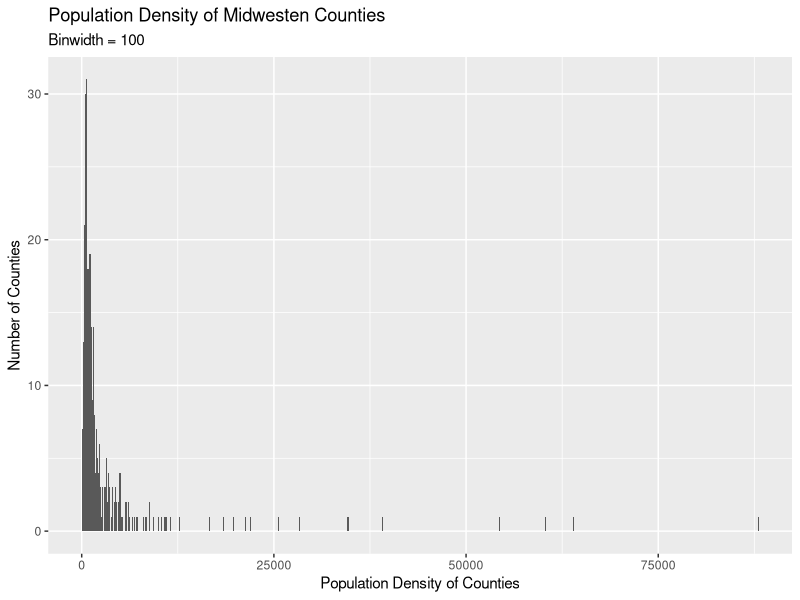
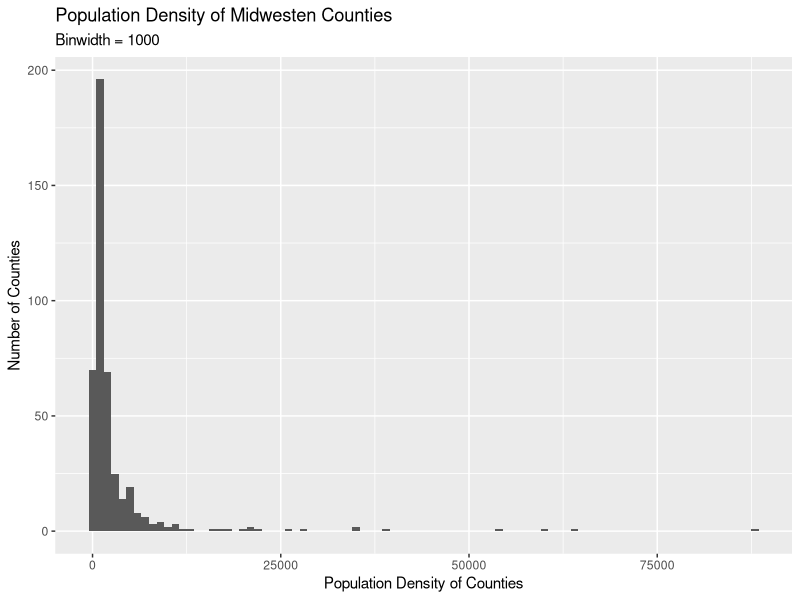
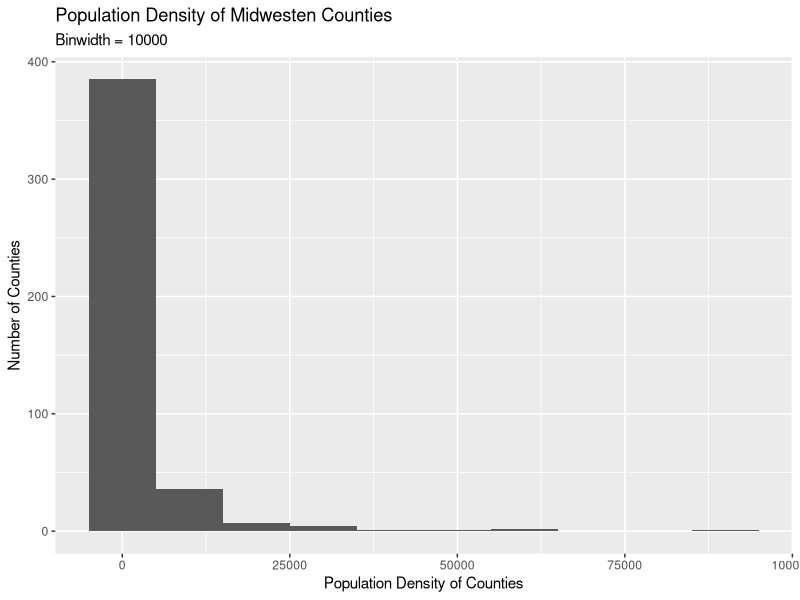
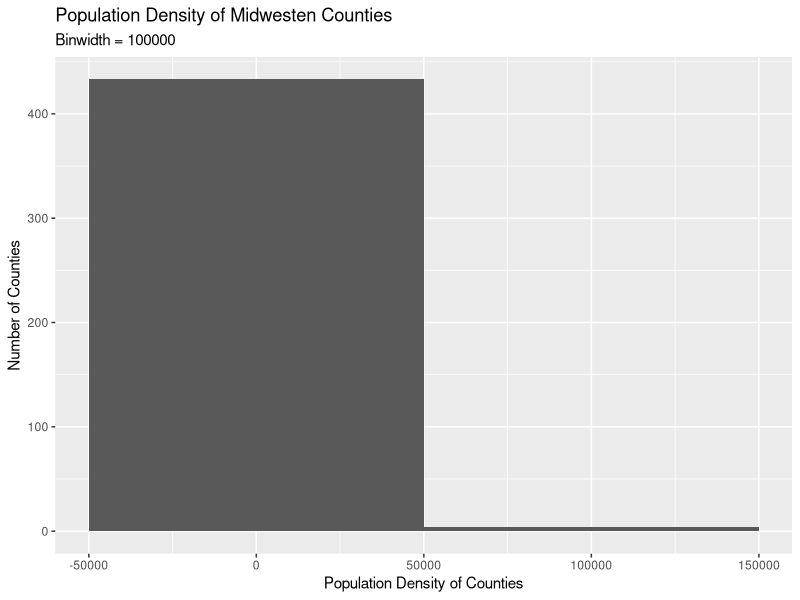
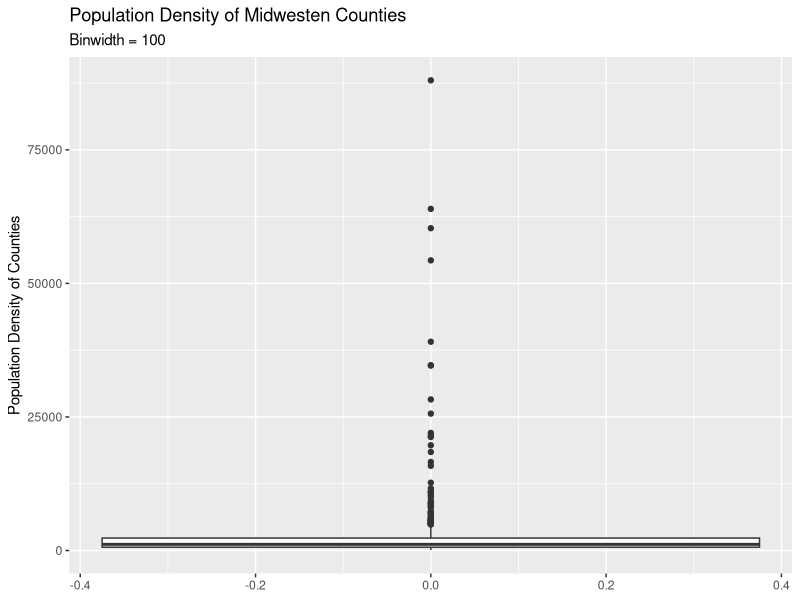
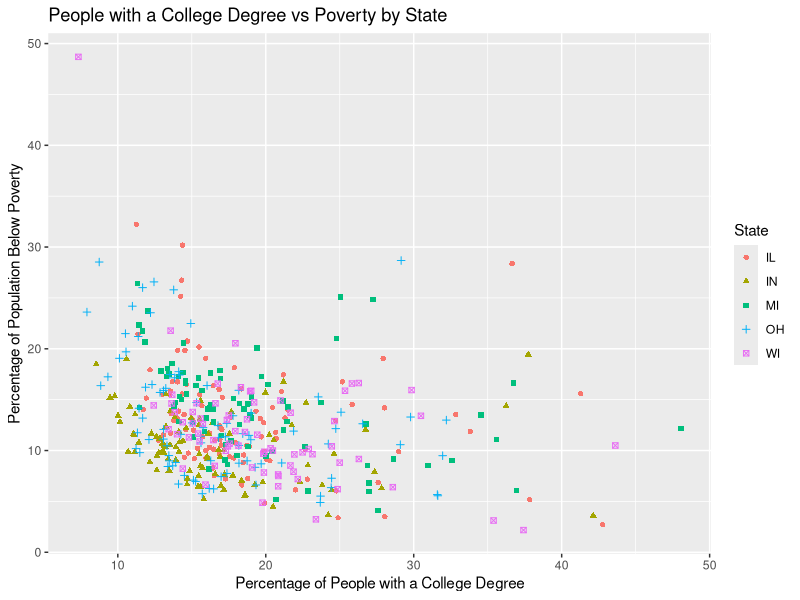
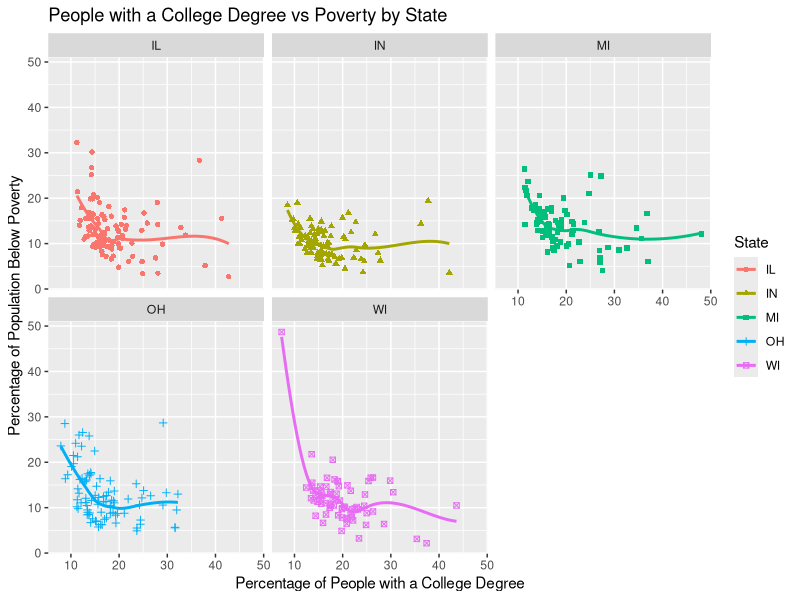

Reproduce these figures in R, in order.
## ---- chunk 1
library(tidyverse)
## ---- chunk 2
ggplot(midwest, aes(x = popdensity)) +
  geom_histogram(binwidth = 100) +
  labs(
    x = "Population Density of Counties",
    y = "Number of Counties", 
    title = "Population Density of Midwesten Counties",
    subtitle = "Binwidth = 100"
  ) 
## ---- chunk 3
ggplot(midwest, aes(x = popdensity)) +
  geom_histogram(binwidth = 1000) +
  labs(
    x = "Population Density of Counties",
    y = "Number of Counties", 
    title = "Population Density of Midwesten Counties",
    subtitle = "Binwidth = 1000"
  ) 
## ---- chunk 4
ggplot(midwest, aes(x = popdensity)) +
  geom_histogram(binwidth = 10000) +
  labs(
    x = "Population Density of Counties",
    y = "Number of Counties", 
    title = "Population Density of Midwesten Counties",
    subtitle = "Binwidth = 10000"
  ) 

## ---- chunk 5
ggplot(midwest, aes(x = popdensity)) +
  geom_histogram(binwidth = 100000) +
  labs(
    x = "Population Density of Counties",
    y = "Number of Counties", 
    title = "Population Density of Midwesten Counties",
    subtitle = "Binwidth = 100000"
  ) 
## ---- chunk 6
ggplot(midwest, aes(y = popdensity)) +
  geom_boxplot() +
  labs(
      y = "Population Density of Counties", 
    title = "Population Density of Midwesten Counties",
    subtitle = "Binwidth = 100"
  )

## ---- chunk 7
ggplot(midwest, aes(y = percbelowpoverty, x = percollege, color = state, shape = state)) +
  geom_point() +
  labs(
    color = "State",
    shape = "State",
    x = "Percentage of People with a College Degree",
    y = "Percentage of Population Below Poverty",
    title = "People with a College Degree vs Poverty by State"
  )
## ---- chunk 8
ggplot(midwest, aes(y = percbelowpoverty, x = percollege, color = state, shape = state)) +
  geom_point() +
  facet_wrap(~ state) +
  geom_smooth(se = FALSE) +
  labs(
    color = "State",
    shape = "State",
    x = "Percentage of People with a College Degree",
    y = "Percentage of Population Below Poverty",
    title = "People with a College Degree vs Poverty by State"
  )
